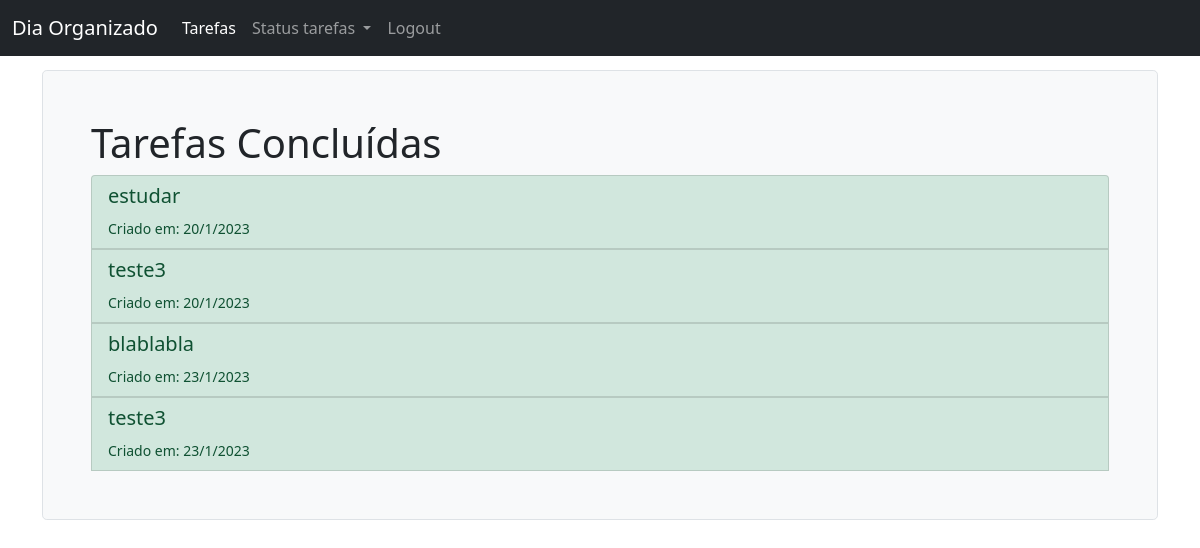
/tarefas/concluidas/, run on an earlier commit of the app's database.
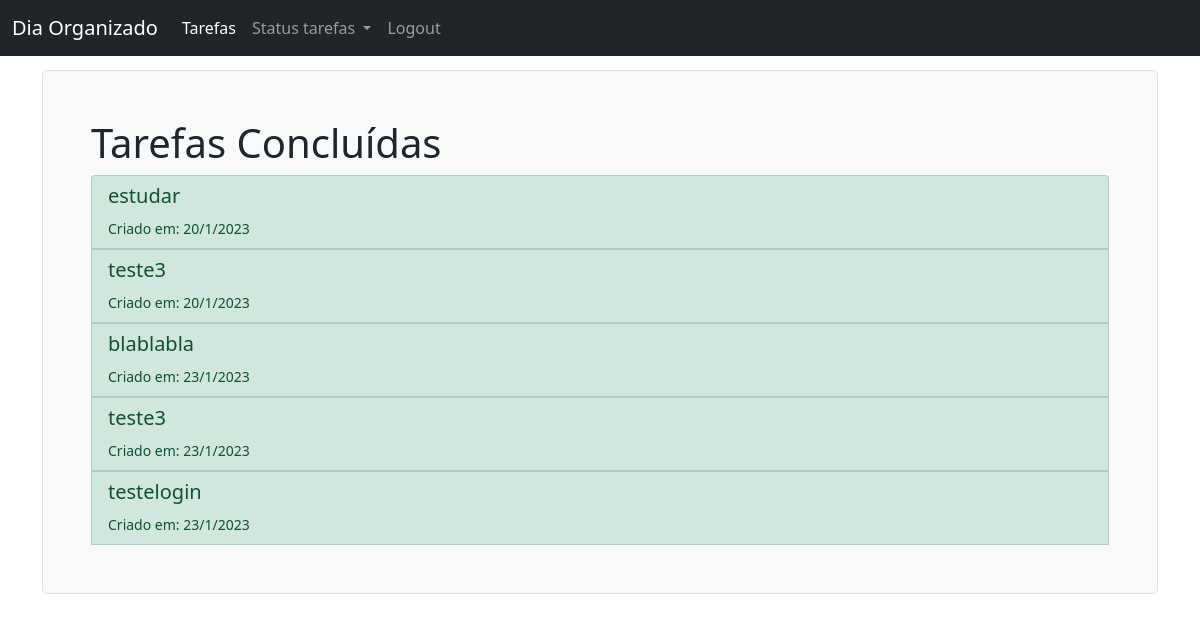
And on a later commit of the database.
### tarefas/models.py (models this page shows)
class Tarefa(models.Model):
    OPCOES_STATUS = (
        ('concluído', 'Concluído'),  # o primeiro é do banco de dados e o segundo é o que aparecerá na app
        ('pendente', 'Pendente'),
        ('adiado', 'Adiado'),
    )
    OPCOES_CATEGORIA = (
        ('urgente', 'Urgente'),
        ('importante', 'Importante'),
        ('não urgente', 'Não Urgente'),
    )
    descricao = models.CharField(max_length=400)
    criacao = models.DateTimeField(auto_now_add=True)
    categoria = models.CharField(max_length=25, choices=OPCOES_CATEGORIA, default='importante')
    status = models.CharField(max_length=25, choices=OPCOES_STATUS, default='pendente')

### tarefas/views.py (the view)
# urls.py: path('concluidas/', views.tarefas_concluidas_list, name='tarefas_concluida_list'),
def tarefas_concluidas_list(request):
    tarefas_concluidas = Tarefa.objects.filter(status='concluído')
    return render(request, 'tarefas/tarefas_concluidas.html', {'tarefas_concluidas':tarefas_concluidas})

### tarefas/templates/tarefas/tarefas_concluidas.html (shortened to what this page needs)
{% extends 'base.html' %}
{% block content %}
  <div class="h-100 p-5 bg-light border rounded-3">
    <h1>Tarefas Concluídas</h1>
    <div class="list-group">
      {% for tarefa in tarefas_concluidas %}
        <button type="button" class="list-group-item list-group-item-success list-group-item-action" data-bs-toggle="modal" data-bs-target="#modal{{ tarefa.id }}">
          <h5>{{ tarefa.descricao }}</h5>
          <small>Criado em: {{ tarefa.criacao.day }}/{{ tarefa.criacao.month }}/{{ tarefa.criacao.year }}</small>
        </button>
      {% empty %}
        <h2>Nenhuma tarefa foi concluída</h2>
      {% endfor %}
    </div>
  </div>
{% endblock content %}

### tarefas/templates/base.html (shortened to what this page needs)
<!doctype html>
<html lang="en">
  <head>
    <link href="https://cdn.jsdelivr.net/npm/bootstrap@5.0.0-beta3/dist/css/bootstrap.min.css" rel="stylesheet">
  </head>
  <body style="padding-top:70px ">
    <nav class="navbar fixed-top navbar-expand-lg navbar-dark bg-dark">
      <div class="container-fluid">
        <a class="navbar-brand" href="{% url 'tarefas_pendentes_list' %}">Dia Organizado</a>
        <div class="collapse navbar-collapse" id="navbarSupportedContent">
          <ul class="navbar-nav me-auto mb-2 mb-lg-0">
            <li class="nav-item">
              <a class="nav-link active" aria-current="page" href="{% url 'tarefas_pendentes_list' %}">Tarefas</a>
            </li>
            <li class="nav-item dropdown">
              <a class="nav-link dropdown-toggle" href="#" id="navbarDropdown" role="button" data-bs-toggle="dropdown" aria-expanded="false">
                Status tarefas
              </a>
              <li class="nav-item">
                <a class="nav-link" aria-current="page" href="{% url 'logout' %}">Logout</a>
              </li>
            </li>
          </ul>
        </div>
      </div>
    </nav>
    <div class="container">
      {% block content %}
      {% endblock %}
    </div>
  </body>
</html>

What changed in the data, as far as the page shows it:
added Tarefa: descricao "testelogin", criacao.day "23", criacao.month "1", criacao.year "2023"
